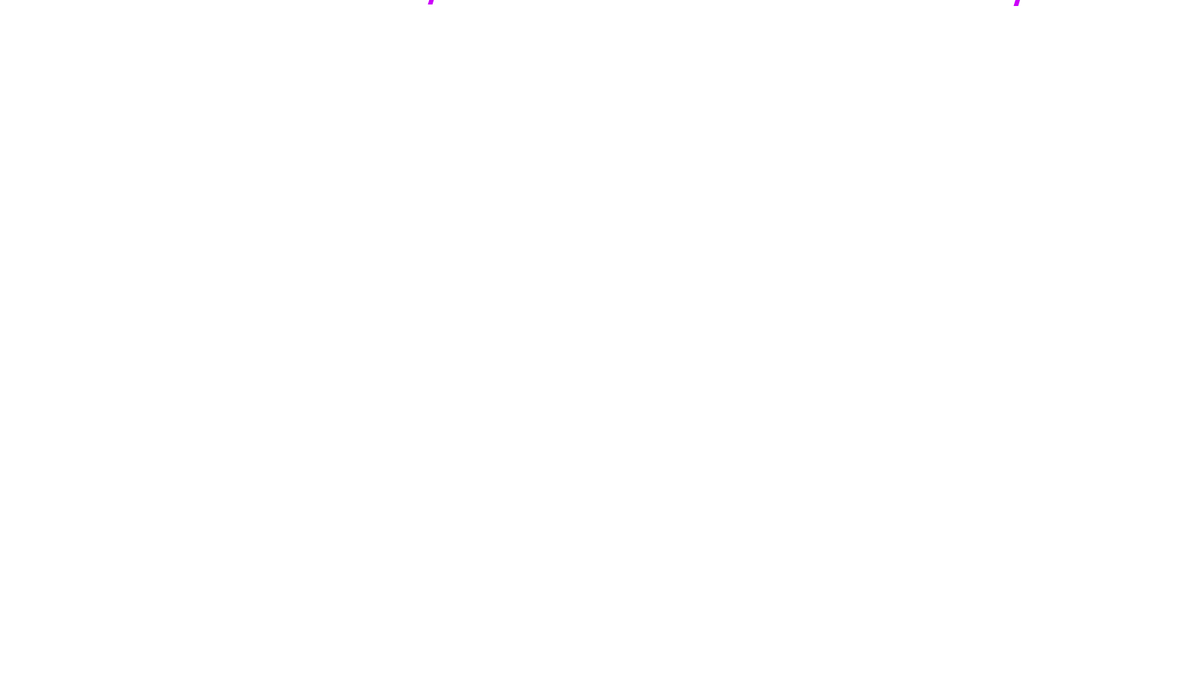
Frame 1 (no input)
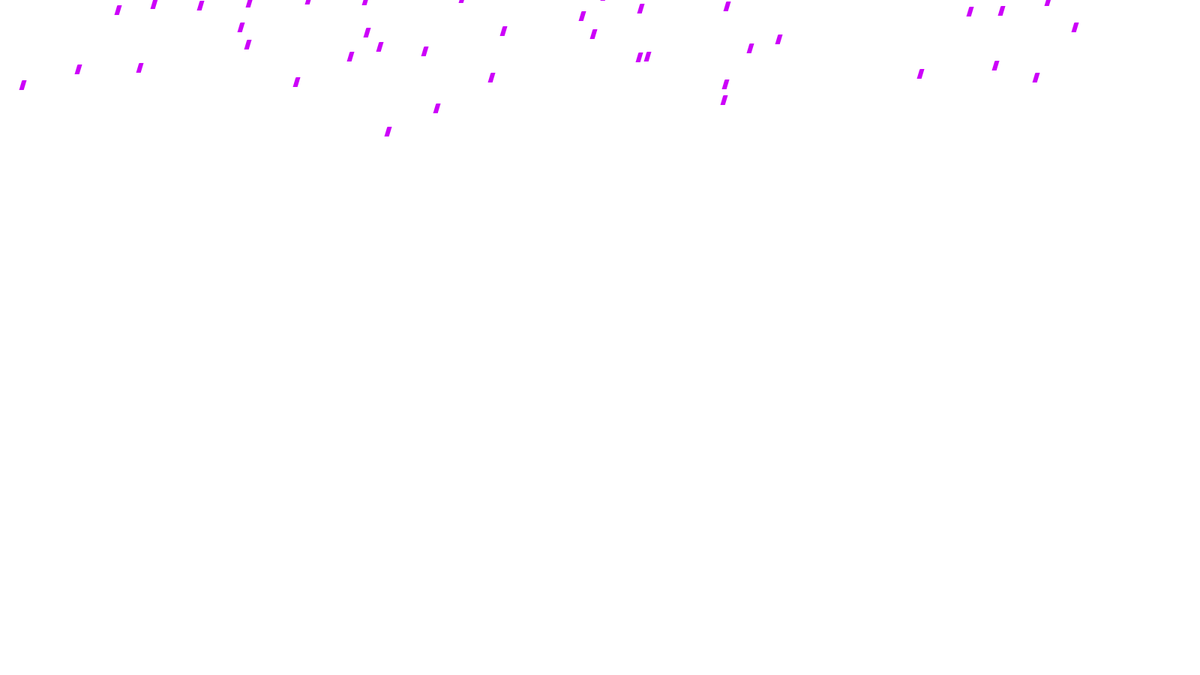
Frame 60 (the mouse pressed at the canvas centre just before this capture)
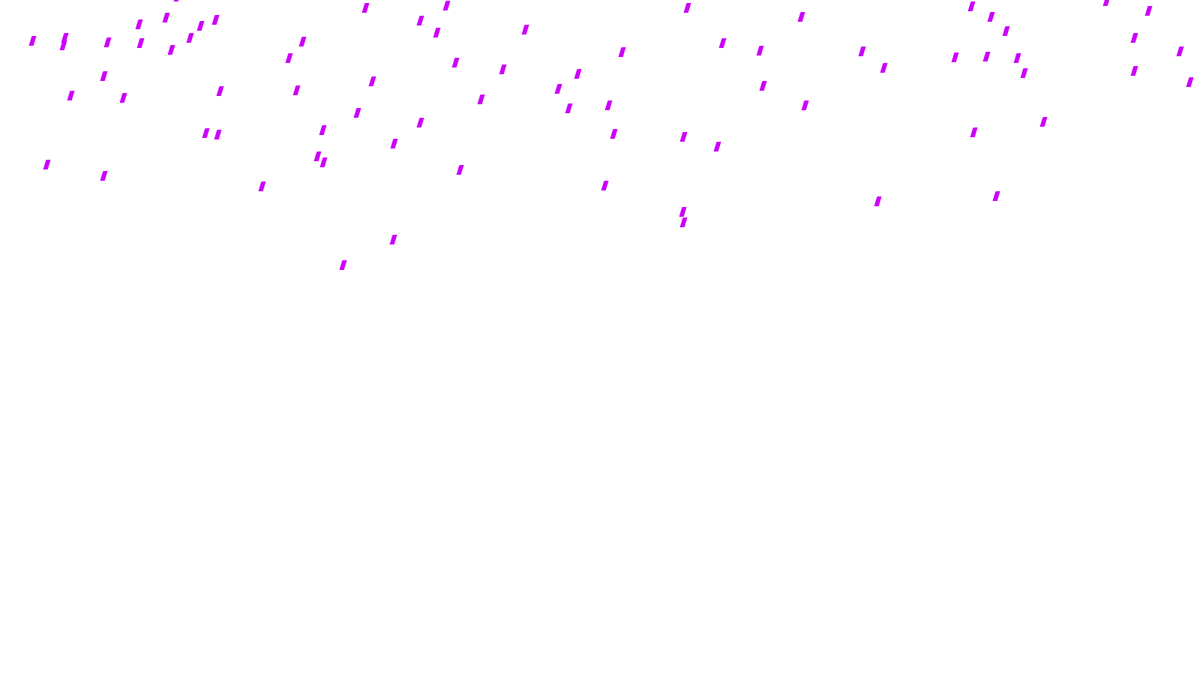
Frame 120 (the mouse held since frame 60 and released just before this capture)

The Processing sketch that drew these frames (run headless with seeded random() and noise(); from frame 60 on, the mouse is pressed at the canvas centre):

// Processing sketch: rain_and_lightning
// ── rain_and_lightning.pde
raindrop[] rd = new raindrop[200];

void setup () {
     size(1600,900);
     frameRate(300);
     for (int k = 0; k< rd.length; k++)
     rd[k] = new raindrop();
}

color bg = 255;
int k = 0;
void draw() {
 
  background(bg);
  int chance = int(random(200));
  
  if (chance == 1) {
     background(0);
  }
    for (int k = 0; k< rd.length; k++) {
    rd[k].rain();
    rd[k].drop();
  }
}

// ── the_rain_class.pde
public class raindrop{
  
      float y = random(-500,0);
      float x = random(2100);
      float dropspeed = random(.5,3);
      
    void rain() {
          y = y+ dropspeed;
          x = x - (dropspeed / 3);
          if (y > 900) {
            y = y - 1000;
            x = random(2100);
          }
          
    }
    
    void drop() {
      
      strokeWeight(3.0); 
      stroke(204,0,249);
      
      beginShape();
        vertex(x,y); //top left, top right, bottom right, bottom left, start point.
        vertex(x+3,y);
        vertex(x,y + 10);
        vertex(x-3,y + 10);
        vertex(x,y);
      endShape();
    }
}
